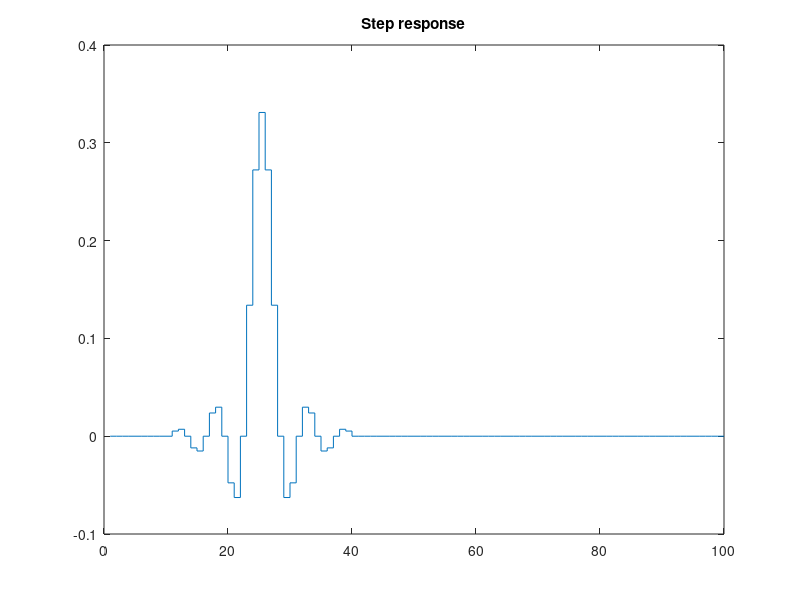

The MATLAB source for this figure:
clear all;

data = load("FIR_LP_fcutoff=8kHz_real.mat");
Num = data.Num;

N = 100;
kstart = 10;
order = length(Num);
impulse = zeros(N, 1);
impulse(kstart) = 1;

impulse_response = filter(Num, 1, impulse);

figure;
stairs(impulse_response);
title("Step response");

impulse_response_coefficients = impulse_response(kstart:kstart+order-1);

%% Export C array

% Export as a C array
fileID = fopen('fir_impulse_response.txt', 'w');
fprintf(fileID, 'float fir_impulse_response[] = {');

for i = 1:length(impulse_response_coefficients)
    fprintf(fileID, '%g', impulse_response_coefficients(i)); % Print each value
    if i < length(impulse_response_coefficients)
        fprintf(fileID, ', '); % Add a comma between values
    end
end

fprintf(fileID, '};\n');
fclose(fileID);

